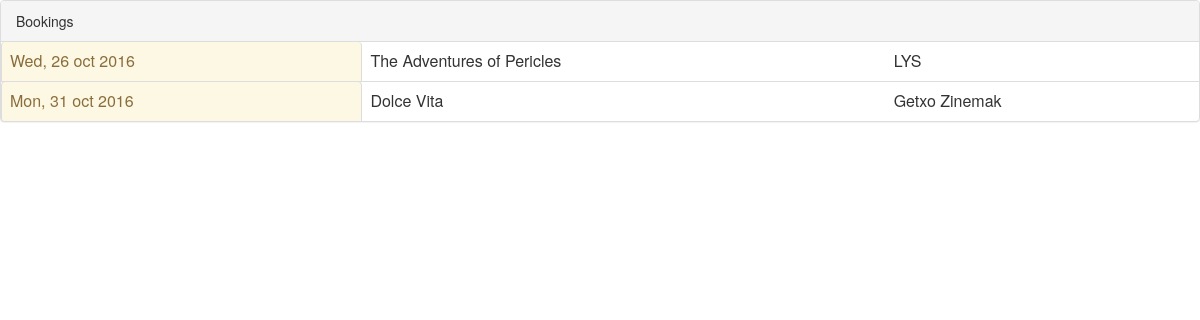
The page /bookings/ on the database its author committed.
### boola/models.py (models this page shows, shortened)
class Booking(models.Model):
    content = models.ForeignKey(Content)
    client = models.ForeignKey(Client)
    date = models.DateTimeField(null=True, blank=True)
    status = models.CharField(max_length=32, choices=BOOKING_STATUS, default='pending')

class Content(models.Model):
    title = models.CharField(max_length=1023)
    synopsis = models.TextField(null=True, blank=True)
    def __str__(self):
        return u"{}".format(self.title)

class Client(models.Model):
    class Meta:
        ordering = ('name',)
    name = models.CharField(max_length=255)
    email = models.CharField(max_length=128, null=True, blank=True)
    vat = models.CharField(max_length=32, null=True, blank=True)
    def __str__(self):
        return u"{}".format(self.name)

### boola/views.py (the view)
# urls.py: url(r'^bookings/$', BookingListView.as_view()),
class BookingListView(ListView):
    model = Booking
    template_name = "bookings.html"
    def get_context_data(self, **kwargs):
        context = super(BookingListView, self).get_context_data(**kwargs)
        return context

### boola/templates/bookings.html (shortened to what this page needs)
{% load bootstrap3 %}
{% bootstrap_css %}
<div class="panel panel-default">
       <div class="panel-heading">Bookings</div>
         <table class="table">
{% for booking in object_list %}
            <tr>
                <td
                    {% if booking.confirmed %}
                        class="list-group-item list-group-item-success"
                    {% else %}
                        class="list-group-item list-group-item-warning"
                    {% endif %}>
                    {{ booking.date|date:"D, d b Y"}}
                </td>
                 <td>{{ booking.content }}</td>
                 <td>{{ booking.client }}</td>
             </tr>
{% endfor %}
         </table>
</div>

### rows shown on the page
Booking: date "Wed, 26 oct 2016", content "The Adventures of Pericles", client "LYS"
Booking: date "Mon, 31 oct 2016", content "Dolce Vita", client "Getxo Zinemak"
